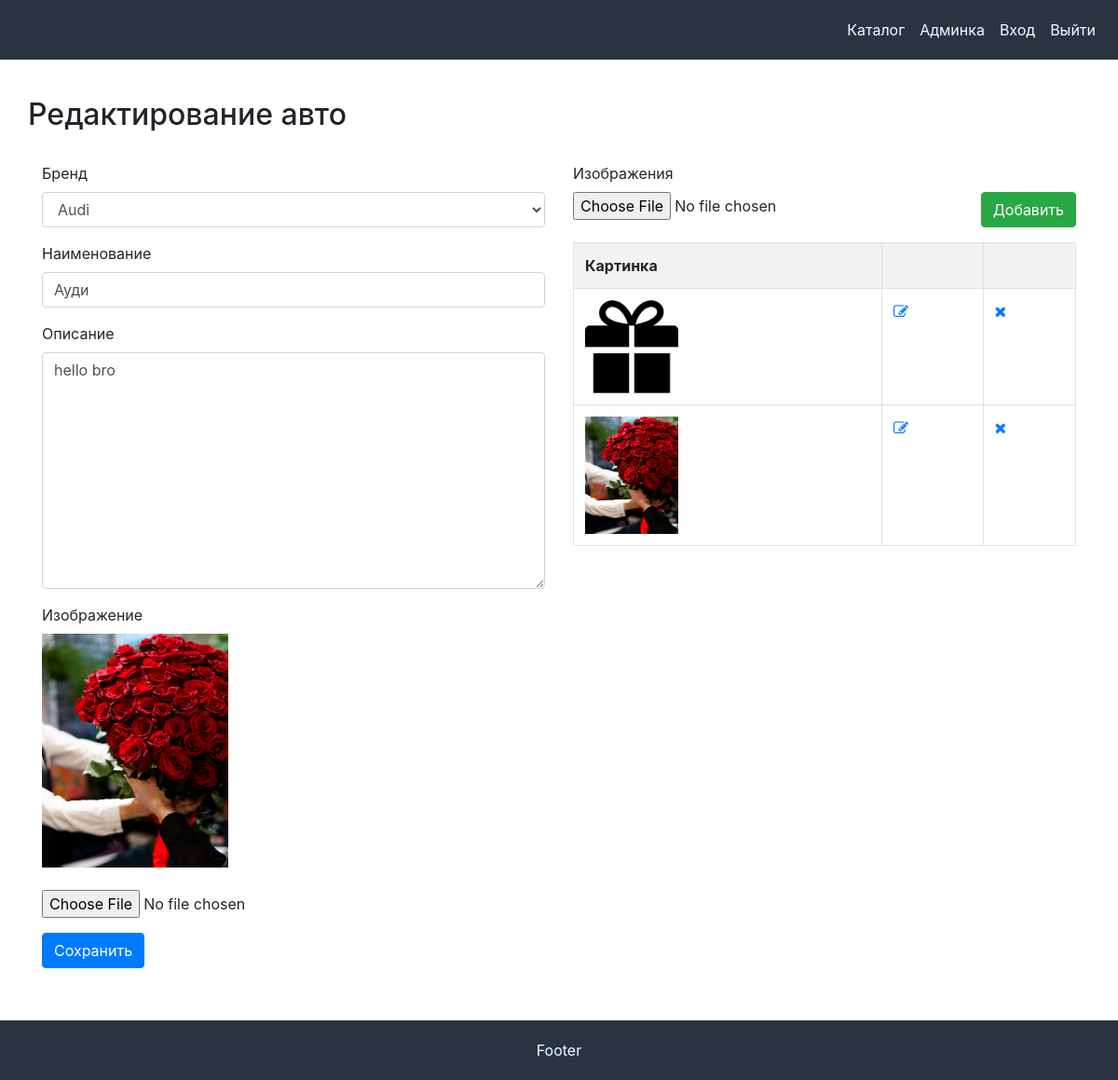
/admin/product/update/10 (signed in), run on the app's committed database.
### tables this page shows
CREATE TABLE `product_model` (
  `id` int(11) NOT NULL,
  `brand_id` int(11) DEFAULT NULL,
  `user_id` int(11) NOT NULL,
  `name` varchar(255) NOT NULL,
  `description` text,
  `image` text
);

CREATE TABLE `product_brand` (
  `id` int(11) NOT NULL,
  `name_brand` varchar(255) NOT NULL,
  `description` text,
  `sort_order` int(11) NOT NULL DEFAULT '1',
  `status` int(11) NOT NULL DEFAULT '1'
);

CREATE TABLE `product_image` (
  `id` int(11) NOT NULL,
  `product_id` int(11) NOT NULL,
  `name` varchar(255) NOT NULL
);

### config/routes.php (called while the page is built)
<?php
return [
	'products/([0-9]+)' => 'product/view/$1',
	'products/page-([0-9]+)' => 'product/index/$1',
	'products' => 'product/index',
	'logout' => 'user/logout',
	'login' => 'user/login',
	'images/product/create/([0-9]+)' => 'imagesProduct/create/$1',
	'images/product/delete/([0-9]+)' => 'imagesProduct/delete/$1',
    'admin/product/create' => 'adminProduct/create',
    'admin/product/update/([0-9]+)' => 'adminProduct/update/$1',
    'admin/product/delete/([0-9]+)' => 'adminProduct/delete/$1',
	'admin/product' => 'adminProduct/index',
	'admin' => 'admin/index',
	'' => 'site/index',
];

### controllers/AdminProductController.php (called while the page is built, shortened)
<?php
class AdminProductController extends AdminBase
{
	public function actionUpdate($id)
	{
		$brandList = Brand::getBrandsListAdmin();
		$product = Product::getProductById($id);
		$images_product = Product::getImagesUpdate($id);
		require_once ROOT.'/views/admin_product/update.php';
		return true;
	}
}

### index.php (called while the page is built, shortened)
<?php
$router = new components\Router;
$router->run();

### models/Brand.php (called while the page is built, shortened)
<?php
class Brand
{
	public static function getBrandsListAdmin()
	{
		$connect = Db::getConnection();
		$result = $connect->query('SELECT id, name_brand, description, sort_order, status FROM product_brand ORDER BY sort_order ASC');
        $brandList = array();
        $i = 0;
        while ($row = $result->fetch()) {
            $brandList[$i]['id'] = $row['id'];
            $brandList[$i]['name_brand'] = $row['name_brand'];
            $brandList[$i]['description'] = $row['description'];
            $brandList[$i]['sort_order'] = $row['sort_order'];
            $brandList[$i]['status'] = $row['status'];
            $i++;
        }
        return $brandList;
	}
}
?>

### models/Product.php (called while the page is built, shortened)
<?php
class Product
{
	public static function getProductById($id)
	{
		$connect = Db::getConnection();
		$sql = "SELECT * FROM product_model WHERE id = {$id}";
		$result = $connect->prepare($sql);
		$result->setFetchMode(\PDO::FETCH_ASSOC);
		$result->execute();
		return $result->fetch();
	}
    public static function getImagesUpdate($product_id)
    {
		$connect = Db::getConnection();
		$sql = "SELECT * FROM product_image WHERE product_id = {$product_id}";
		$result = $connect->prepare($sql);
		$result->setFetchMode(\PDO::FETCH_ASSOC);
		$result->execute();
		return $result->fetchAll();
	}
}

### views/admin_product/update.php (the view, shortened to what this page needs)
<?php include ROOT.'/views/layouts/_header.php'; ?>
<section>
	<div class="container">
		<div class="row mb-4">
			<h2>Редактирование авто</h2>
		</div>
		<div class="row">
			<div class="col-sm-6">
				<form method="POST" enctype="multipart/form-data">
					<div class="form-group">
						<label>Бренд</label>
						<select class="form-control" name="brand_id" id="">
						<?php foreach ($brandList as $brand): ?>
							<option value="<?= $brand['id']; ?>" <?php if($product['brand_id'] == $brand['id']) {echo 'selected';} ?>>
								<?= $brand['name_brand']; ?>
							</option>
						<?php endforeach ?>
						</select>
					</div>
					<div class="form-group">
						<label>Наименование</label>
						<input type="text" class="form-control" name="name" value="<?= $product['name']; ?>">
					</div>
					<div class="form-group">
						<label>Описание</label>
						<textarea rows="10" cols="45" class="form-control" name="description"><?= $product['description']; ?></textarea>
					</div>
					<div class="form-group">
						<label>Изображение</label>
						<div class="mb-4">
							<image src="/assets/image/product/<?= $product['image']; ?>" width="200">
						</div>
						<input type="file" class="form-control-file" name="image" value="<?= $product['image']; ?>">
					</div>
					<div class="form-group">
						<input type="submit" class="btn btn-primary" name="submit" value="Сохранить">
					</div>
				</form>
			</div>
			<div class="col-sm-6">
				<form method="POST" enctype="multipart/form-data" action="/images/product/create/<?=$product['id']; ?>">
					<div class="form-group">
						<label>Изображения</label>
						<div class="d-flex">
							<input type="file" class="form-control-file" name="image_product">
							<input type="submit" class="btn btn-success" name="submit_image" value="Добавить">
						</div>
					</div>
				</form>
				<table class="table-bordered table image-update">
					<tr style="background-color: rgba(0,0,0,.05);">
						<th>Картинка</th>
						<th></th>
						<th></th>
					</tr>
					<?php foreach ($images_product as $image): ?>
						<tr>
							<td>
								<image src="/assets/image/product/<?= $image['name']; ?>" width="100">
							</td>
		                    <td>
		                    	<a href="#" title="Редактировать">
		                    		<i class="fa fa-pencil-square-o"></i>
		                    	</a>
		                    </td>
		                    <td>
		                    	<a href="/images/product/delete/<?= $image['id']; ?>" title="Удалить">
		                    		<i class="fa fa-times"></i>
		                    	</a>
		                    </td>
						</tr>
					<?php endforeach ?>
				</table>
			</div>
		</div>
	</div>
</section>
<?php include ROOT.'/views/layouts/_footer.php'; ?>

### components/Router.php (shortened to what this page needs)
<?php
class Router
{
	private $routes;
	public function __construct()
	{
		$routesPath = ROOT.'/config/routes.php';
		$this->routes = include($routesPath);
	}
	public function run()
	{
		$url = $this->getUrl();
		foreach ($this->routes as $urlPattern => $path) {
			if (preg_match("~$urlPattern~", $url)) {
				$internalRoute = preg_replace("~$urlPattern~", $path, $url);
				$segments = explode('/', $internalRoute);
				$controllerName = array_shift($segments).'Controller';
				$actionName = 'action'. ucfirst(array_shift($segments));
				$parameters = $segments;
				$controllerObject = new $controllerName;
				$result = call_user_func_array(array($controllerObject, $actionName), $parameters);
				if ($result != null) {
					break;
				}
			}
		}
	}
	public function getUrl()
	{
		if (!empty($_SERVER['REQUEST_URI'])) {
			return trim($_SERVER['REQUEST_URI'], '/');
		}
	}
}

### views/layouts/_header.php (shortened to what this page needs)
<!DOCTYPE html>
<html lang="en">
<head>
	<link href="/assets/css/font-awesome.min.css" rel="stylesheet">
	<link rel="stylesheet" href="/assets/css/bootstrap.min.css" type="text/css">
	<link rel="stylesheet" href="/assets/css/main.css" type="text/css">
</head>
<body>
	<header class="header">
		<nav class="navbar navbar-expand-lg">
		  <div class="collapse navbar-collapse" id="navbarNav">
		    <ul class="navbar-nav">
		      <li class="nav-item">
		        <a class="nav-link" href="/products">Каталог</a>
		      </li>
		      <li class="nav-item">
		        <a class="nav-link" href="/admin">Админка</a>
		      </li>
		      <li class="nav-item">
		        <a class="nav-link" href="/login">Вход</a>
		      </li>
		      <li class="nav-item">
		        <a class="nav-link" href="/logout">Выйти</a>
		      </li>
		    </ul>
		  </div>
		</nav>
	</header>
	<div class="wrapper">

### views/layouts/_footer.php
	</div>
	<footer class="footer">
		Footer
	</footer>
</body>
</html>

### assets/css/main.css (style rules this page uses)
html, body { height: 100%; }
body { display: flex; flex-direction: column; }
.wrapper { flex: 1 0 auto; }
header { color: #f0ffff; display: flex; justify-content: flex-end; align-items: center; min-height: 4rem; background-color: #2A3440; }
header a { color: #f0ffff; }
section { margin-top: 40px; margin-bottom: 40px; }
footer { color: #f0ffff; display: flex; justify-content: center; align-items: center; min-height: 4rem; background-color: #2A3440; flex-shrink: 0; }

### data on the page
product_model: brand_id "Audi", name "Ауди", description "hello bro", image (picture)
product_image: name (picture)
product_image: name (picture)
